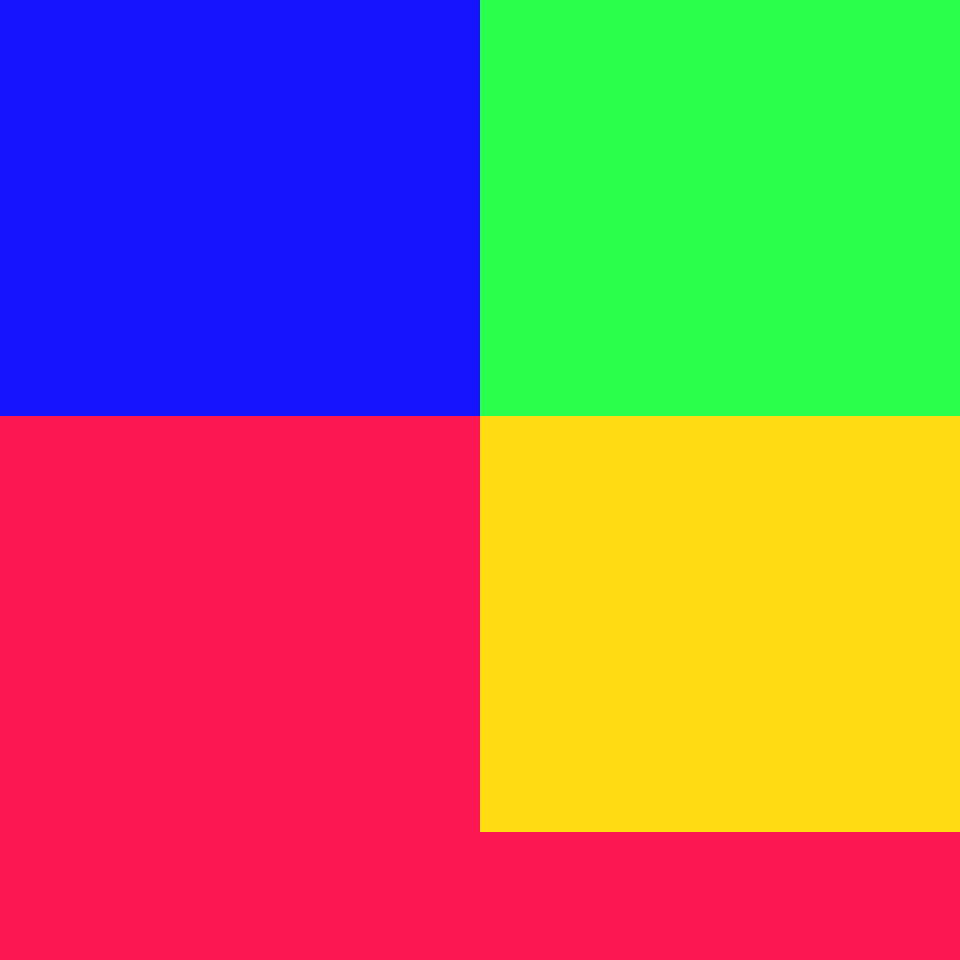

Rendered tile map (Tiled .tmx) drawn with the repository's tilesets; below, a short description and the map source with its tile grids summarised:
An orthogonal 30x30 tile map with 32x32 px tiles, 1 tile layer (Tile Layer 1).

<map version="1.0" orientation="orthogonal" renderorder="right-down" width="30" height="30" tilewidth="32" tileheight="32">
 <tileset firstgid="1" name="adam_test3" tilewidth="32" tileheight="32" spacing="2" margin="2">
  <image source="adam_test3.png" trans="fdb1c3" width="256" height="64" />
 </tileset>
 <layer name="Tile Layer 1" width="30" height="30">
  <data>[900 cells, 900 non-empty, 4 distinct tile ids]</data>
 </layer>
</map>
